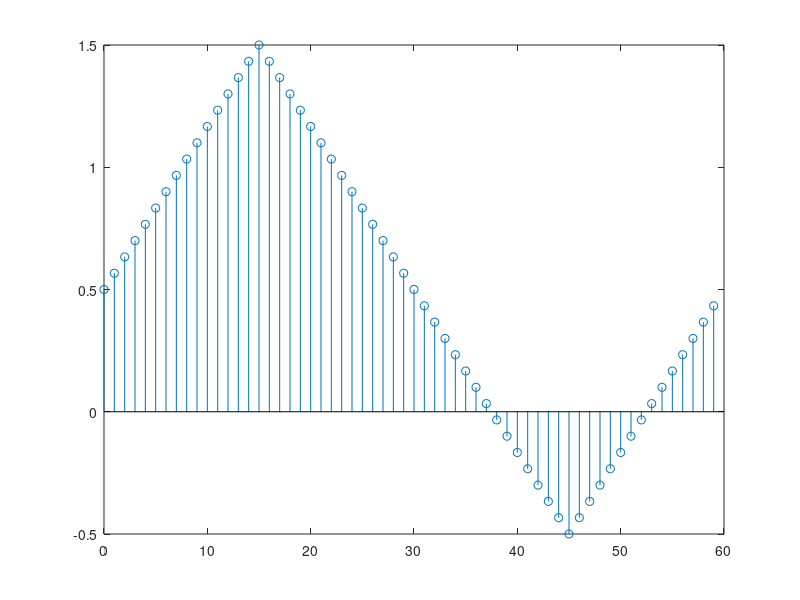
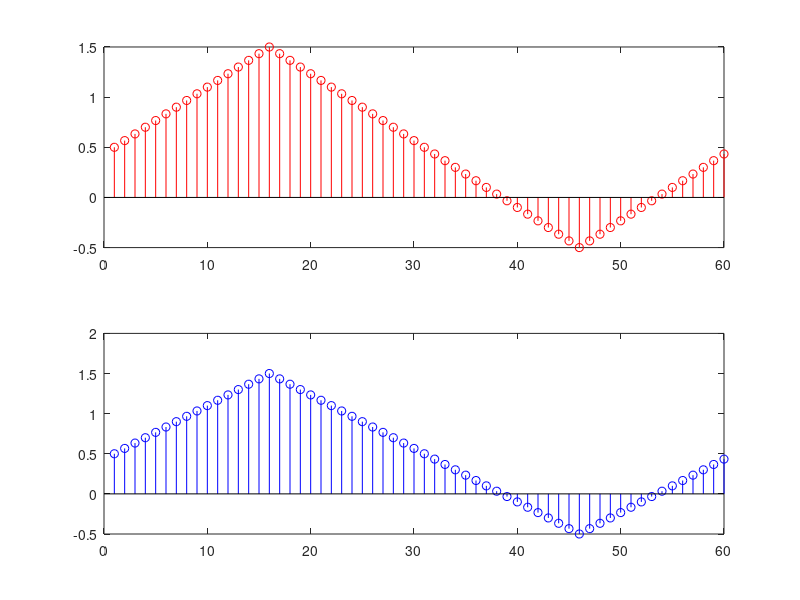
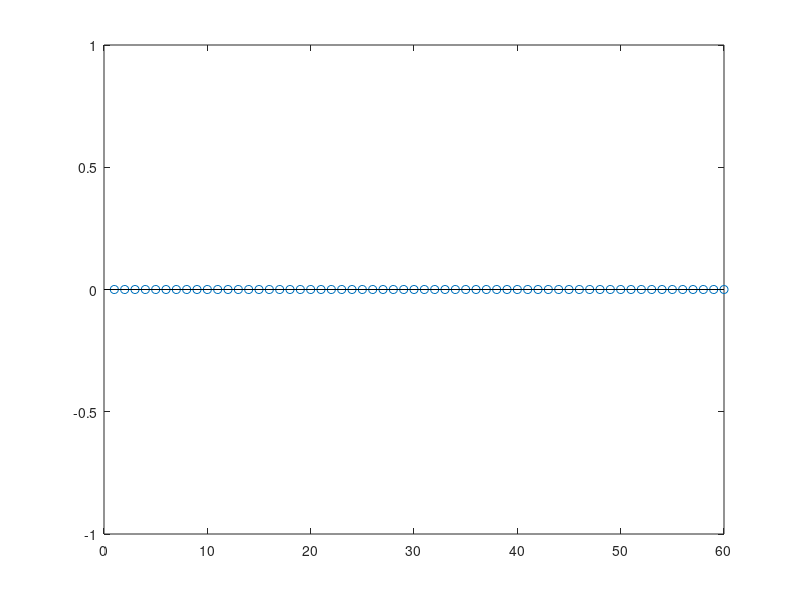
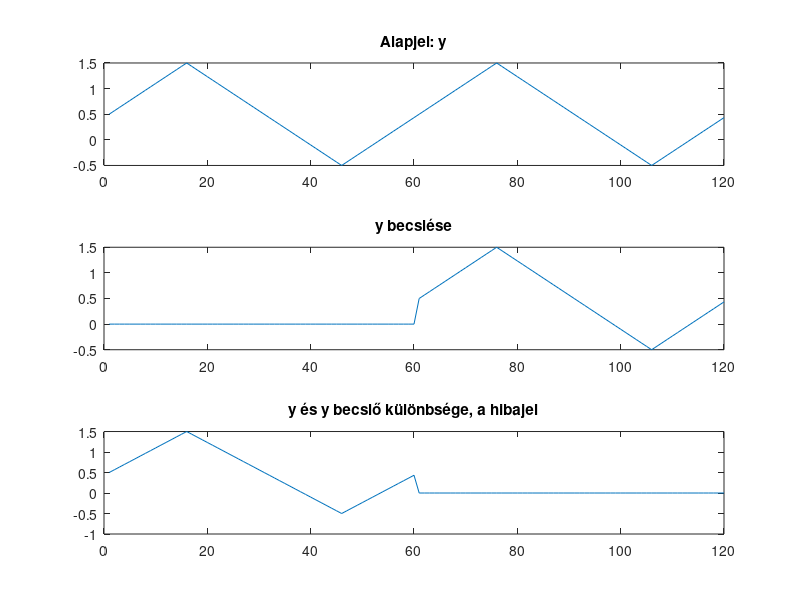

Reproduce these figures in MATLAB, in order.
%%% Hajnal Máté Méréselmélet 2 hf %%%
% N=60,jel:B2 %
clc
clear all
close all

% Paraméterek
N=60;

%%% 1. feladat %%%
% A bázis
c=zeros(N,N);
for k=1:N
    c(k,:)=(exp(1i*2*pi/(N/(k-1))*(0:N-1)));
end
% A reciprokbázis
%for k=1:N
%    g(k,:)=(1/N)*exp(-i*2*pi*k/N*(0:N-1));
%end
g=inv(c');

% Ellenőrzés: g*c' == I(N) ? %
check=g*c';
diff=check-eye(N);
if (max(max(abs(diff))) > 10^-10)
    disp([char(10),'g*c_transzp != I(N)  --> Érvénytelen bázis-reciprokbázis rendszer']);
else
    disp([char(10),'g*c_transzp = I(N) --> Érvényes bázisok.']);
end

% Ortogonalitás ellenőrzése. 
if (diff*(c*c')) < 1e-10
    disp([char(10),'A bazis ortogonalis.']);
else   
    disp([char(10),'Hibas bazis!']);
end
if (diff*(g*g')) < 1e-10
    disp([char(10),'A reciprokbazis ortogonalis.']);    
else
    disp([char(10),'Hibas reciprokbazis!']);
end
% Tehát a feltételek teljesülnek.

%%% 2. feladat %%%
% Aszimmetrikus háromszögjel előállítása 0,5-ös egyenkomponenssel
% Megkreálva a jelet:
%for k=1:((N/4))
%    y(k)=0+(1/15)*k;            % 0-tól 1-ig, felfutó él negyed periódusig
%end
%for k=1:((N/2))
%    y((N/4)+k)=1-(1/15)*k;      % 1-től -1-ig lefutó él fél periódusig
%end
%for k=1:((N/4))
%    y((N*3/4)+k)=-1+(1/15)*k;   % -1-től 0-ig felfutó él negyed periódusig
%end
%y=y+0.5;                        % DC eltolás
%figure(1);
%stem(1:N,y);
%figure(2);
%plot(1:N,y);

%Használva a sawtooth függvényt:
t=0:1:N-1;
y = sawtooth((t+15)*2*pi/N,0.5)+0.5;
figure(1);
stem(t,y);

% Súlytényező meghatározása reciprokbázissal (jegyzet (202). képlet)
x=g*y';

% Ellenőrzés
y_check=c'*x;

figure(2);                      %Az eredeti- és a súlytényezőkből előállított jel
subplot(2,1,1); 
stem(y,'r');
subplot(2,1,2);
stem(real(y_check),'b');
% A két függvény valóban megyegyezik

%%% 3.feladat %%%
% Becslők előállítása (jegyzet (195) képlet) %%
x_b = zeros(N,1);          
for k = 1:N                  
    x_b = x_b + g(:,k)*y(k);     %súlyok becslése
end

% A hibarendszer 
x_delta=x-x_b;
figure(3)
stem(x_delta);

%%% 4.feladat %%%
% Két periódus előállítása
y2=[y y];
% Bázis és reciprok bázis bővítése 2N-re
c2=[c;c]';
g2=[g g];     
x2_b=zeros(N,length(y2));
y2_b=zeros(size(y2));

% A keresett becslő vektorok
for i = 1:1:length(y2)
    y2_b(i)= x2_b(:,i)' * N*g2(:,mod(i-1,N) + 1);
    x2_b(:,i+1)= (y2(i)-y2_b(i)) * g2(:,mod(i-1,N) + 1)+ x2_b(:,i);  
end
% A hiba
y2_delta = y2(1:end)-real(y2_b(1:end));
figure(4)
subplot(3,1,1); plot(y2); title('Alapjel: y');
subplot(3,1,2); plot(real(y2_b)); title('y becslése');
subplot(3,1,3); plot(y2_delta); title('y és y becslő különbsége, a hibajel');

%%% 5.feladat %%%
%Zajgenerátor: Gauss eloszlású rendszerzaj+megfigyelési zaj 
sigma_noise=1;             %A zaj szórása, állítható paraméter
mu_noise=0;                %A zaj várható értéke
%normrnd függvénnyel normál eloszlású jel generálása
noise_system = normrnd(mu_noise,sigma_noise,N,1); 
noise_observ = normrnd(mu_noise,sigma_noise,N,1); 
